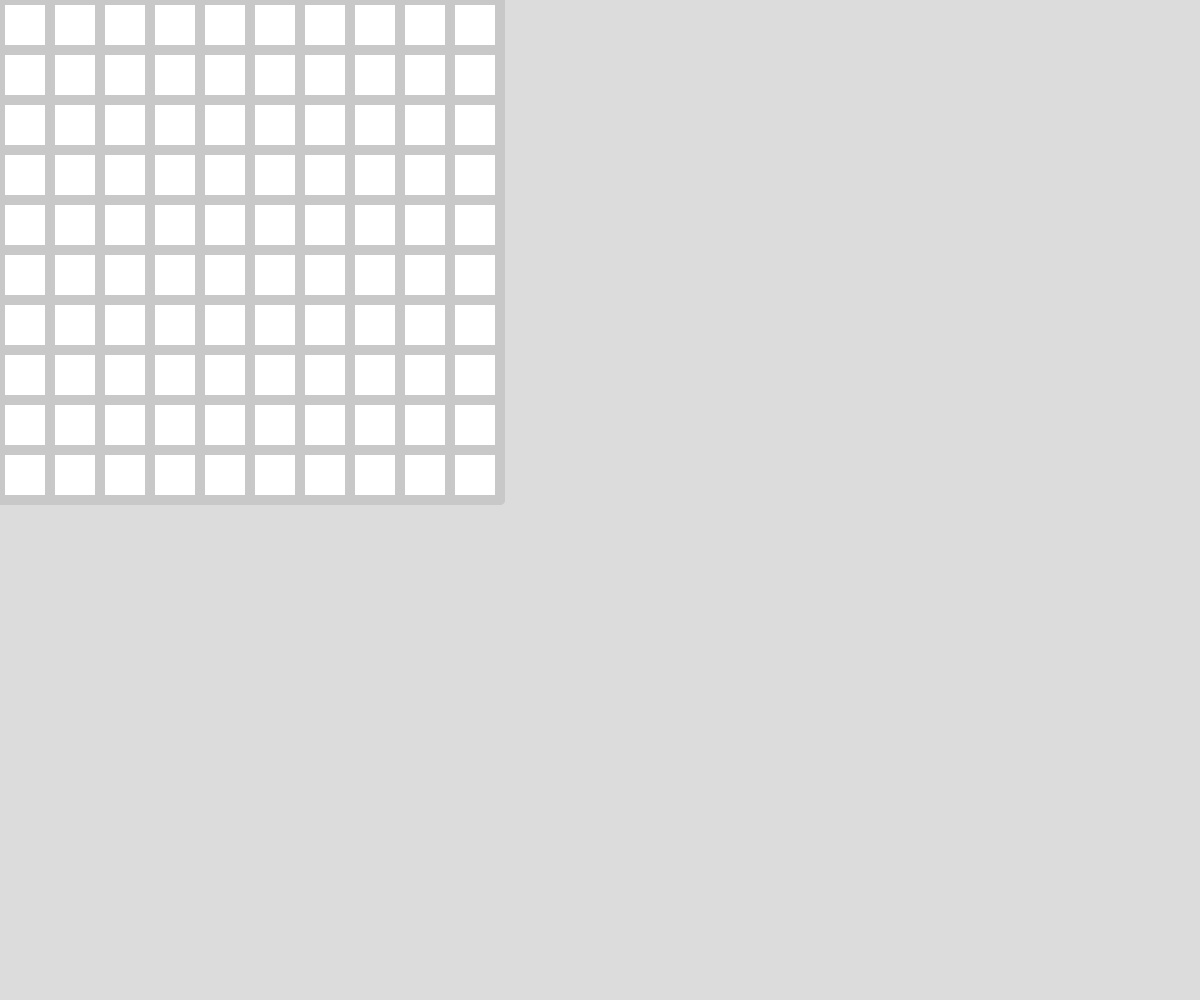
Frame 1 (no input)
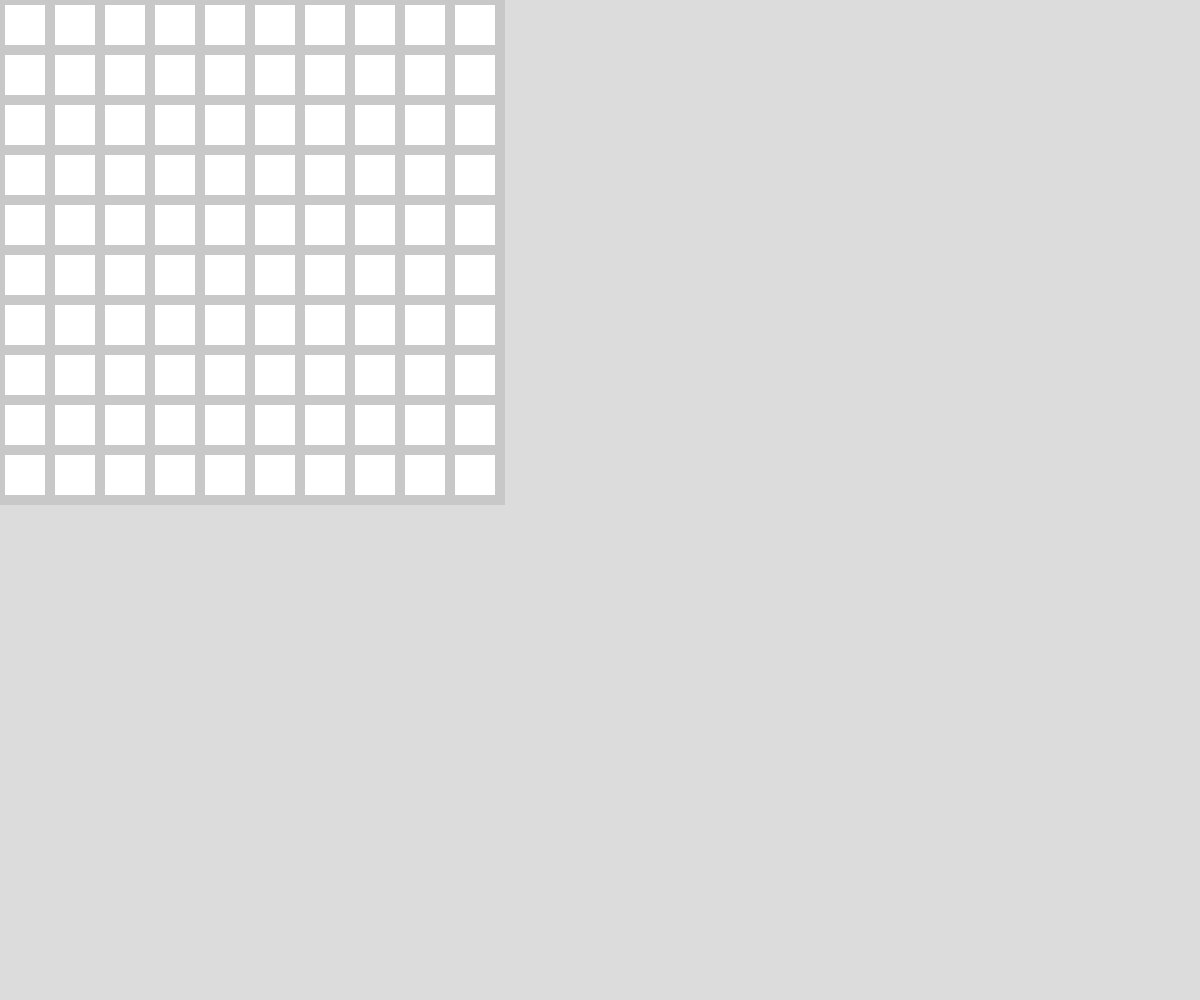
Frame 60 (no input)
Frame 120 (the mouse pressed at the canvas centre since frame 60): identical to frame 60, image omitted

The p5.js sketch that drew these frames (run headless with seeded random() and noise() and a simulated clock; from frame 60 on, the mouse is pressed at the canvas centre):

// p5.js sketch
// ── sketch.js
// rectangular grid array demo
// Your Name
// Date
//
// Extra for Experts:
// - describe what you did to take this project "above and beyond"

const CELL_SIZE = 50;
const LINE_LENGTH = 50;
let rectGrid;
let lineGrid;
let lines;
let rows;
let cols;
let lineWidth = 10;
let north = 0;
let east = 0;
let south = 0;
let west = 0;
let currentPlayer = 1; //1 = red, 2 = blue


function setup() {
  createCanvas(windowWidth, windowHeight);
  rows = 10;
  cols = 10;
  rectGrid = generateGrid(cols, rows);
  lineGrid = generateLines(cols,rows);
}

function draw() {
  background(220);
  displayGrid();
  displayLines();
}

function displayGrid(){
  for (let y = 0; y < rows; y++){
    for (let x = 0; x < cols; x++){
      if (rectGrid[y][x] === 0){
        fill(255);
      }
      if (rectGrid[y][x] === 1){
        fill(255, 150, 150);
      }
      if (rectGrid[y][x] === 2){
        fill(150, 150, 255);
      }

      rect(x * CELL_SIZE, y * CELL_SIZE, CELL_SIZE);
    }
  }
}

function displayLines(){
  for (let y = 0; y < rows; y++){
    for (let x = 0; x < cols; x++){

      let cell = lineGrid[y][x];

      showLineN(x, y, cell);
      showLineE(x, y, cell);
      showLineS(x, y, cell);
      showLineW(x, y, cell);
    }
  }
}

//NORTH
function showLineN(x, y, cell){
  if (cell.n === 0){
    stroke(200);
  }
  if (cell.n === 1){
    stroke(200, 0, 0);
  }
  if (cell.n === 2){
    stroke(0,0, 200);
  }
  strokeWeight(lineWidth);
  line(x * LINE_LENGTH, y * LINE_LENGTH, x * LINE_LENGTH + LINE_LENGTH, y * LINE_LENGTH);

}
//EAST
function showLineE(x, y, cell){
  if (cell.e === 0){
    stroke(200);
  }
  if (cell.e === 1){
    stroke(200, 0, 0);
  }
    if (cell.e === 2){
    stroke(0,0, 200);
  }
  strokeWeight(lineWidth);
  line(x * LINE_LENGTH + LINE_LENGTH, y * LINE_LENGTH, x * LINE_LENGTH + LINE_LENGTH, y * LINE_LENGTH + LINE_LENGTH);
}
//SOUTH
function showLineS(x, y, cell){
  if (cell.s === 0){
    stroke(200);
  }
  if (cell.s === 1){
    stroke(200, 0, 0);
  }
    if (cell.s === 2){
    stroke(0,0, 200);
  }
  strokeWeight(lineWidth);
  line(x * LINE_LENGTH, y * LINE_LENGTH + LINE_LENGTH, x * LINE_LENGTH + LINE_LENGTH, y * LINE_LENGTH + LINE_LENGTH);
}
//WEST
function showLineW(x, y, cell){
  if (cell.w === 0){
    stroke(200);
  }
  if (cell.w === 1){
    stroke(200, 0, 0);
  }
    if (cell.w === 2){
    stroke(0,0, 200);
  }
  strokeWeight(lineWidth);
  line(x * LINE_LENGTH, y * LINE_LENGTH, x * LINE_LENGTH, y * LINE_LENGTH + LINE_LENGTH);
}


function mousePressed(){
  let x = Math.floor(mouseX / LINE_LENGTH);
  let y = Math.floor(mouseY / LINE_LENGTH);

  if  (x < 0 || x >= cols || y < 0 || y >= rows) {
    return;
  }
  let localX = mouseX % LINE_LENGTH;
  let localY = mouseY % LINE_LENGTH;

  let edge = getEdge(localX, localY);

  toggleEdge(x, y, edge);
}

function getEdge(localX, localY){
  let margin = lineWidth;

  if(localY < margin){
    return "n";
  }
  if (localX > LINE_LENGTH - margin){
    return "e";
  }
  if (localY > LINE_LENGTH - margin){
    return "s";
  }
  if (localX < margin){
    return "w";
  }

  return null;
}

function toggleEdge(x, y, edge){
  if (!edge){
    return;
  }
  let cell = lineGrid[y][x];

  if (cell[edge] === 1 || cell[edge] === 2){
    return;
  }

  cell[edge] = currentPlayer;

  //update neighbor
  if(edge === "n" && y>0){
    lineGrid[y-1][x].s = currentPlayer;
  }
  if(edge === "e" && x < cols - 1){
    lineGrid[y][x+1].w = currentPlayer;
  }
  if(edge === "s" && y < rows - 1){
    lineGrid[y+1][x].n = currentPlayer;
  }
  if(edge === "w" && x > 0){
    lineGrid[y][x-1].e = currentPlayer;
  }

  // check for boxes
  let madeBox = false;

  if (completeBox(x, y)){
    madeBox = true;
  }

  // check neighbor too
  if (edge === "n" && y > 0){
    if (completeBox(x, y-1)) madeBox = true;
  }
  if (edge === "e" && x < cols - 1){
    if (completeBox(x+1, y)) madeBox = true;
  }
  if (edge === "s" && y < rows - 1){
    if (completeBox(x, y+1)) madeBox = true;
  }
  if (edge === "w" && x > 0){
    if (completeBox(x-1, y)) madeBox = true;
  }

  //switch turn if no box made
  if (!madeBox){
    if (currentPlayer === 1){
      currentPlayer = 2;
    }
    else {
      currentPlayer = 1;
    }
  }
}



function completeBox(x, y){
  let cell = lineGrid[y][x];

  if (
    cell.n !== 0 &&
    cell.e !== 0 &&
    cell.s !== 0 &&
    cell.w !== 0 &&
    rectGrid[y][x] === 0 //not completed already
  ){
    rectGrid[y][x] = currentPlayer;
    return true;
  }
  
  return false;
}

function generateGrid(cols, rows){
  let newGrid = [];

  for(let y = 0; y < rows; y ++){
    newGrid.push([]);
    for(let x = 0; x < cols; x++){
      newGrid[y].push(0);
    }
  }
  return newGrid;
}


function generateLines(cols, rows){

  let allLines = []; 
  for(let y = 0; y < rows; y ++){
    allLines.push([]);
    for(let x = 0; x < cols; x++){
      allLines[y].push({
        n: 0,
        e: 0,
        s: 0,
        w: 0,
      });
    }
  }
  return allLines;
}
